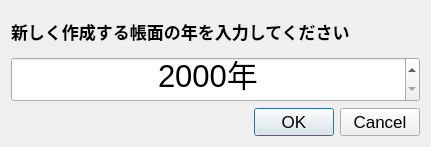
<?xml version="1.0" encoding="UTF-8"?>
<ui version="4.0">
 <class>Dialog</class>
 <widget class="QDialog" name="Dialog">
  <property name="geometry">
   <rect>
    <x>0</x>
    <y>0</y>
    <width>431</width>
    <height>147</height>
   </rect>
  </property>
  <property name="font">
   <font>
    <pointsize>13</pointsize>
   </font>
  </property>
  <property name="windowTitle">
   <string>帳面の新規作成</string>
  </property>
  <layout class="QVBoxLayout" name="verticalLayout">
   <item>
    <widget class="QLabel" name="label">
     <property name="font">
      <font>
       <weight>75</weight>
       <bold>true</bold>
      </font>
     </property>
     <property name="text">
      <string>新しく作成する帳面の年を入力してください</string>
     </property>
    </widget>
   </item>
   <item>
    <widget class="QSpinBox" name="year_spinbox">
     <property name="font">
      <font>
       <pointsize>23</pointsize>
      </font>
     </property>
     <property name="alignment">
      <set>Qt::AlignCenter</set>
     </property>
     <property name="buttonSymbols">
      <enum>QAbstractSpinBox::UpDownArrows</enum>
     </property>
     <property name="showGroupSeparator" stdset="0">
      <bool>false</bool>
     </property>
     <property name="suffix">
      <string>年</string>
     </property>
     <property name="minimum">
      <number>2000</number>
     </property>
     <property name="maximum">
      <number>2050</number>
     </property>
    </widget>
   </item>
   <item>
    <widget class="QDialogButtonBox" name="ok_cancel_button">
     <property name="standardButtons">
      <set>QDialogButtonBox::Cancel|QDialogButtonBox::Ok</set>
     </property>
    </widget>
   </item>
  </layout>
 </widget>
 <resources/>
 <connections>
  <connection>
   <sender>ok_cancel_button</sender>
   <signal>accepted()</signal>
   <receiver>Dialog</receiver>
   <slot>accept()</slot>
   <hints>
    <hint type="sourcelabel">
     <x>215</x>
     <y>120</y>
    </hint>
    <hint type="destinationlabel">
     <x>215</x>
     <y>73</y>
    </hint>
   </hints>
  </connection>
  <connection>
   <sender>ok_cancel_button</sender>
   <signal>rejected()</signal>
   <receiver>Dialog</receiver>
   <slot>reject()</slot>
   <hints>
    <hint type="sourcelabel">
     <x>215</x>
     <y>120</y>
    </hint>
    <hint type="destinationlabel">
     <x>215</x>
     <y>73</y>
    </hint>
   </hints>
  </connection>
 </connections>
</ui>
